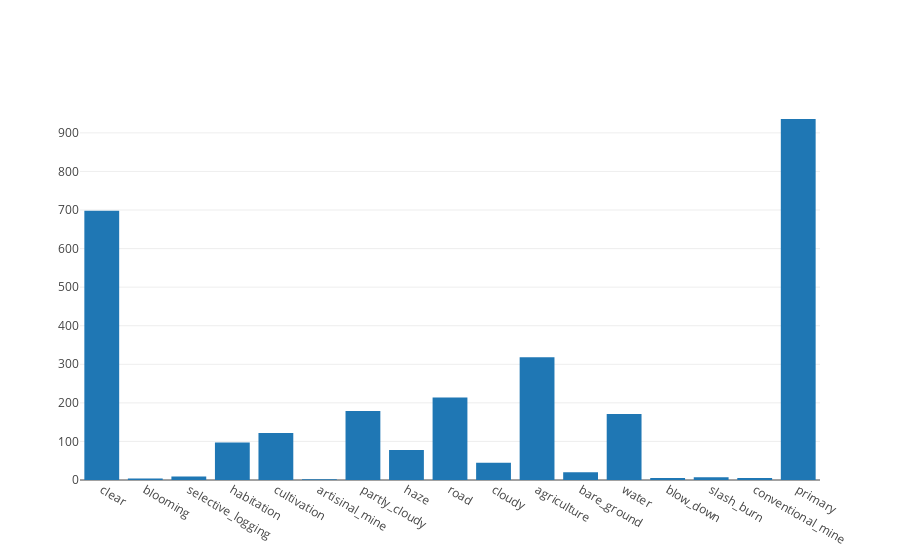

The code cell stored with this chart in its notebook:
### Code cell
df_train_reduced = to_tagging(Y)
plot_tags_distribution(df_train_reduced)

### Figure 1 — Plotly figure (JSON) as saved in the notebook; plotly's stock layout.template omitted (floating-point values rounded to 4 significant figures)
{"data": [{"type": "bar", "x": ["clear", "blooming", "selective_logging", "habitation", "cultivation", "artisinal_mine", "partly_cloudy", "haze", "road", "cloudy", "agriculture", "bare_ground", "water", "blow_down", "slash_burn", "conventional_mine", "primary"], "y": [698, 4, 9, 97, 122, 2, 179, 78, 214, 45, 318, 20, 171, 5, 7, 5, 936]}], "layout": {}}
